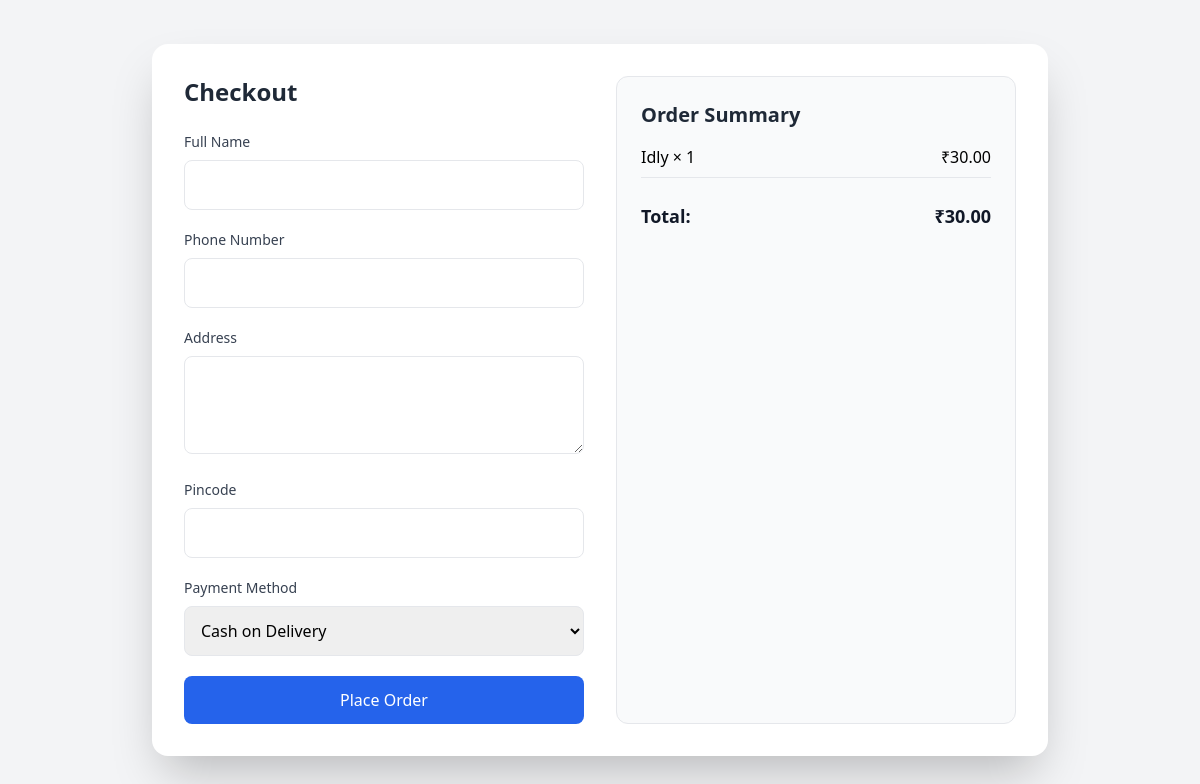
/checkout/ (signed in), run on the app's committed database.
### mess_app/models.py (models this page shows, shortened)
class Cart(models.Model):
    user = models.ForeignKey(User, on_delete=models.CASCADE)
    item = models.ForeignKey(MenuItem, on_delete=models.CASCADE)
    quantity = models.PositiveIntegerField(default=1)
    def get_total_price(self):
        return self.quantity * self.item.price

class MenuItem(models.Model):
    mess = models.ForeignKey(Mess, on_delete=models.CASCADE)
    name = models.CharField(max_length=200)
    price = models.DecimalField(max_digits=7, decimal_places=2)
    description = models.TextField(blank=True)
    photo = models.ImageField(upload_to="menu_photos/", blank=True, null=True)

### mess_app/views.py (the view, shortened to what this page needs)
# urls.py: path("checkout/", views.checkout, name="checkout"),
@login_required
def checkout(request):
    cart_items = Cart.objects.filter(user=request.user)
    if not cart_items.exists():
        messages.warning(request, "Your cart is empty.")
        return redirect("cart")
    total_price = sum(item.get_total_price() for item in cart_items)
    return render(request, "user/checkout.html", {
        "cart_items": cart_items,
        "total_price": total_price
    })

### mess_app/templates/user/checkout.html (shortened to what this page needs)
<!DOCTYPE html>
<html lang="en">
<head>
    <script src="https://cdn.tailwindcss.com"></script>
</head>
<body class="bg-gray-100 min-h-screen flex justify-center items-center p-6">
    <div class="bg-white shadow-2xl rounded-2xl w-full max-w-4xl p-8 grid md:grid-cols-2 gap-8">
        <div>
            <h2 class="text-2xl font-bold text-gray-800 mb-6">Checkout</h2>
            <form method="POST" class="space-y-5">
                <div>
                    <label class="block text-sm font-medium text-gray-700">Full Name</label>
                    <input type="text" name="name" required
                           class="w-full mt-2 p-3 border rounded-lg focus:ring focus:ring-blue-200">
                </div>
                <div>
                    <label class="block text-sm font-medium text-gray-700">Phone Number</label>
                    <input type="text" name="phone" required
                           class="w-full mt-2 p-3 border rounded-lg focus:ring focus:ring-blue-200">
                </div>
                <div>
                    <label class="block text-sm font-medium text-gray-700">Address</label>
                    <textarea name="address" rows="3" required
                              class="w-full mt-2 p-3 border rounded-lg focus:ring focus:ring-blue-200"></textarea>
                </div>
                <div>
                    <label class="block text-sm font-medium text-gray-700">Pincode</label>
                    <input type="text" name="pincode" required
                           class="w-full mt-2 p-3 border rounded-lg focus:ring focus:ring-blue-200">
                </div>
                <div>
                    <label class="block text-sm font-medium text-gray-700">Payment Method</label>
                    <select name="payment_method" required
                            class="w-full mt-2 p-3 border rounded-lg focus:ring focus:ring-blue-200">
                        <option value="COD">Cash on Delivery</option>
                    </select>
                </div>
                <button type="submit"
                        class="w-full bg-blue-600 text-white py-3 rounded-lg hover:bg-blue-700 transition">
                    Place Order
                </button>
            </form>
        </div>
        <div class="bg-gray-50 rounded-xl p-6 border">
            <h3 class="text-xl font-semibold text-gray-800 mb-4">Order Summary</h3>
            {% if cart_items %}
                <ul class="space-y-3">
                    {% for item in cart_items %}
                        <li class="flex justify-between border-b pb-2">
                            <span>{{ item.item.name }} × {{ item.quantity }}</span>
                            <span>₹{{ item.get_total_price }}</span>
                        </li>
                    {% endfor %}
                </ul>
                <div class="flex justify-between mt-6 text-lg font-bold text-gray-900">
                    <span>Total:</span>
                    <span>₹{{ total_price }}</span>
                </div>
            {% else %}
                <p class="text-gray-600">Your cart is empty.</p>
            {% endif %}
        </div>
    </div>
</body>
</html>

### data on the page
Cart: item.name "Idly", quantity "1", get_total_price "30.00"

### other printed values
{{ total_price }} "30.00"
